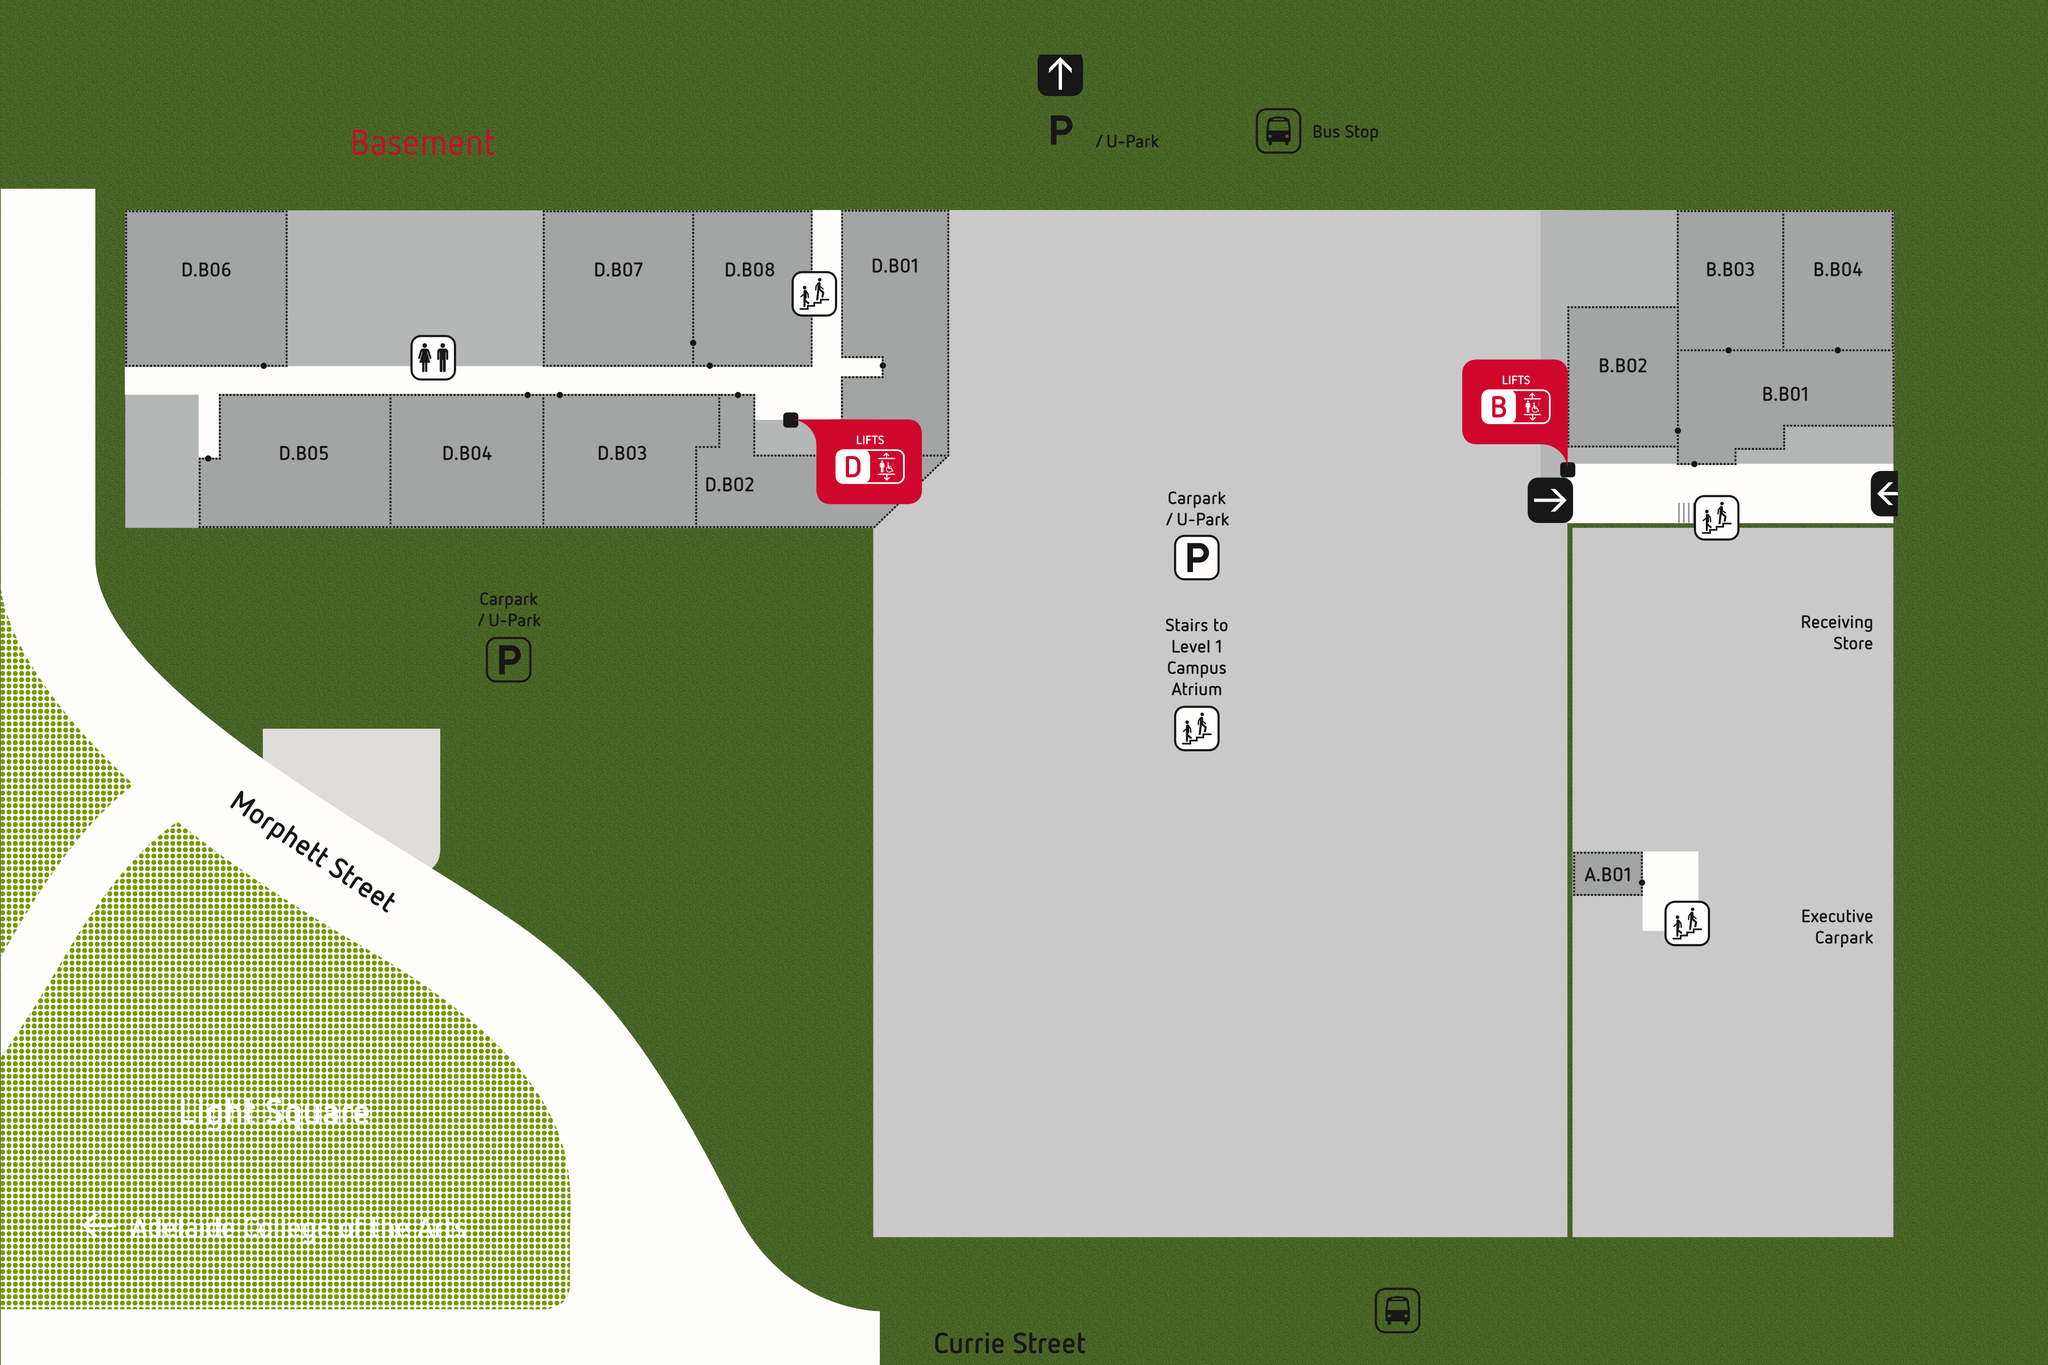

Below is a game level as drawn by its tile map, then a one-line description and the .tmx that defines it (tile-layer data replaced by summaries):
An orthogonal 150x100 tile map with 32x32 px tiles, 2 tile layers (Tile Layer 1, basementLayer), 2 tilesets and 38 objects (30x Node, 2x upDownNode).

<map version="1.0" tiledversion="2018.06.01" orientation="orthogonal" renderorder="right-down" width="150" height="100" tilewidth="32" tileheight="32" infinite="0" nextlayerid="6" nextobjectid="41">
 <tileset firstgid="1" source="tileset.tsx" />
 <tileset firstgid="257" source="basementTileSet.tsx" />
 <objectgroup id="2" name="Object Layer 1" locked="1" opacity="0.99">
  <object id="1" name="ENTRANCE" type="Node" x="4416" y="1152">
   <point />
  </object>
  <object id="2" type="Node" x="3968" y="1152">
   <point />
  </object>
  <object id="3" name="B.B01" type="Node" x="3968" y="1088">
   <point />
  </object>
  <object id="4" type="Node" x="3968" y="1024">
   <point />
  </object>
  <object id="5" name="B.B02" type="Node" x="3936" y="1024">
   <point />
  </object>
  <object id="6" x="3968" y="928">
   <point />
  </object>
  <object id="7" x="4064" y="928">
   <point />
  </object>
  <object id="8" x="4064" y="832">
   <point />
  </object>
  <object id="9" x="4320" y="928">
   <point />
  </object>
  <object id="10" name="B.B04" type="Node" x="4320" y="832">
   <point />
  </object>
  <object id="11" name="B.B03" type="Node" x="4064" y="832">
   <point />
  </object>
  <object id="12" type="Node" x="3968" y="928">
   <point />
  </object>
  <object id="13" type="Node" x="4064" y="928">
   <point />
  </object>
  <object id="14" type="Node" x="4320" y="928">
   <point />
  </object>
  <object id="15" type="Node" x="3680" y="1152">
   <point />
  </object>
  <object id="16" name="STAIRS" type="upDownNode" x="3968" y="1216">
   <point />
  </object>
  <object id="17" name="LIFT" type="upDownNode" x="3680" y="1120">
   <point />
  </object>
  <object id="19" x="288" y="896">
   <point />
  </object>
  <object id="20" type="Node" x="608" y="896">
   <point />
  </object>
  <object id="21" name="D.B06" type="Node" x="608" y="864">
   <point />
  </object>
  <object id="22" type="Node" x="480" y="896">
   <point />
  </object>
  <object id="23" name="D.B05" type="Node" x="480" y="1056">
   <point />
  </object>
  <object id="24" type="Node" x="1248" y="896">
   <point />
  </object>
  <object id="25" name="D.B04" type="Node" x="1248" y="928">
   <point />
  </object>
  <object id="26" type="Node" x="1312" y="896">
   <point />
  </object>
  <object id="27" name="D.B03" type="Node" x="1312" y="928">
   <point />
  </object>
  <object id="28" type="Node" x="1632" y="896">
   <point />
  </object>
  <object id="29" type="Node" x="1664" y="896">
   <point />
  </object>
  <object id="30" name="D.B08" type="Node" x="1664" y="800">
   <point />
  </object>
  <object id="31" name="D.B07" type="Node" x="1632" y="800">
   <point />
  </object>
  <object id="32" type="Node" x="1728" y="896">
   <point />
  </object>
  <object id="33" name="D.B02" type="Node" x="1728" y="928">
   <point />
  </object>
  <object id="34" type="Node" x="1920" y="896">
   <point />
  </object>
  <object id="35" type="Node" x="1920" y="864">
   <point />
  </object>
  <object id="36" name="D.B01" type="Node" x="2048" y="864">
   <point />
  </object>
  <object id="37" type="Node" x="1856" y="896">
   <point />
  </object>
  <object id="38" x="1856" y="992">
   <point />
  </object>
  <object id="39" type="Node" x="288" y="896">
   <point />
  </object>
 </objectgroup>
 <layer id="1" name="Tile Layer 1" width="150" height="100" locked="1">
  <data>[15000 cells, 15000 non-empty, 4 distinct tile ids]</data>
 </layer>
 <layer id="4" name="basementLayer" width="150" height="100">
  <data>[15000 cells, 13344 non-empty, 13344 distinct tile ids]</data>
 </layer>
</map>
